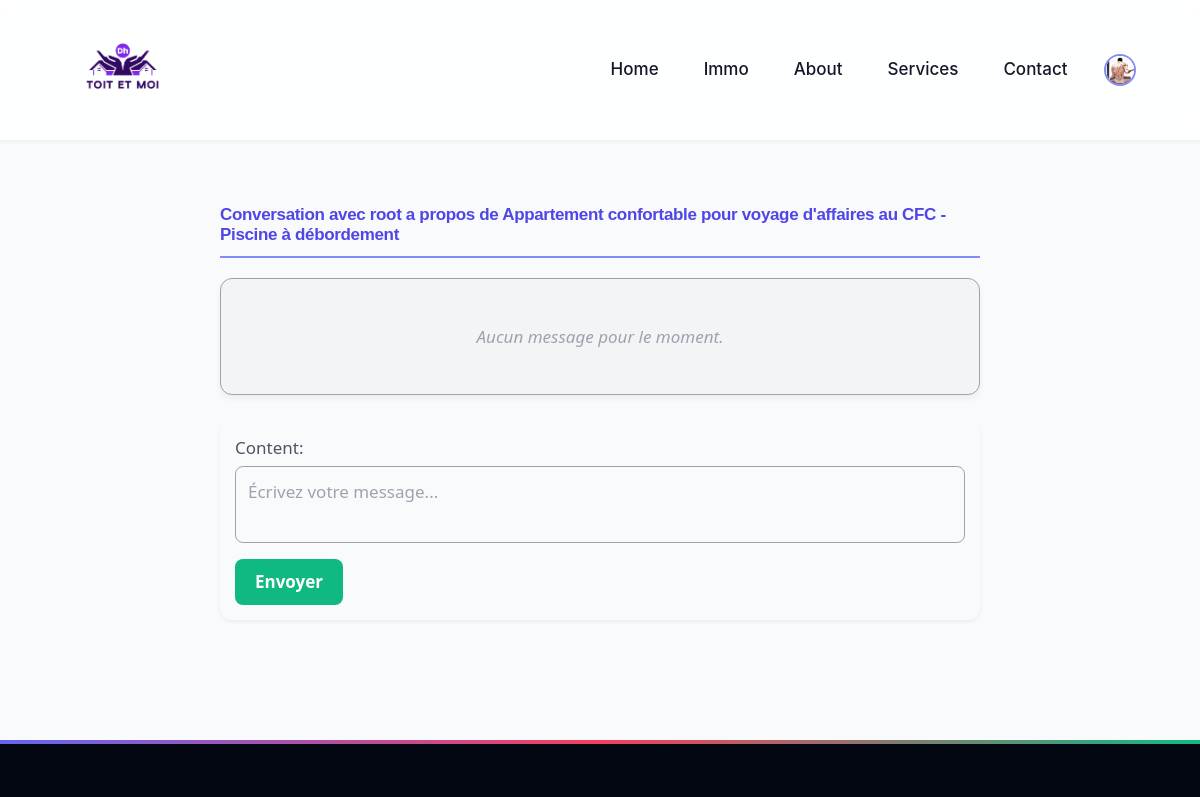
Page /messaging/17/1/ (signed in, upper part) on the earlier database version.
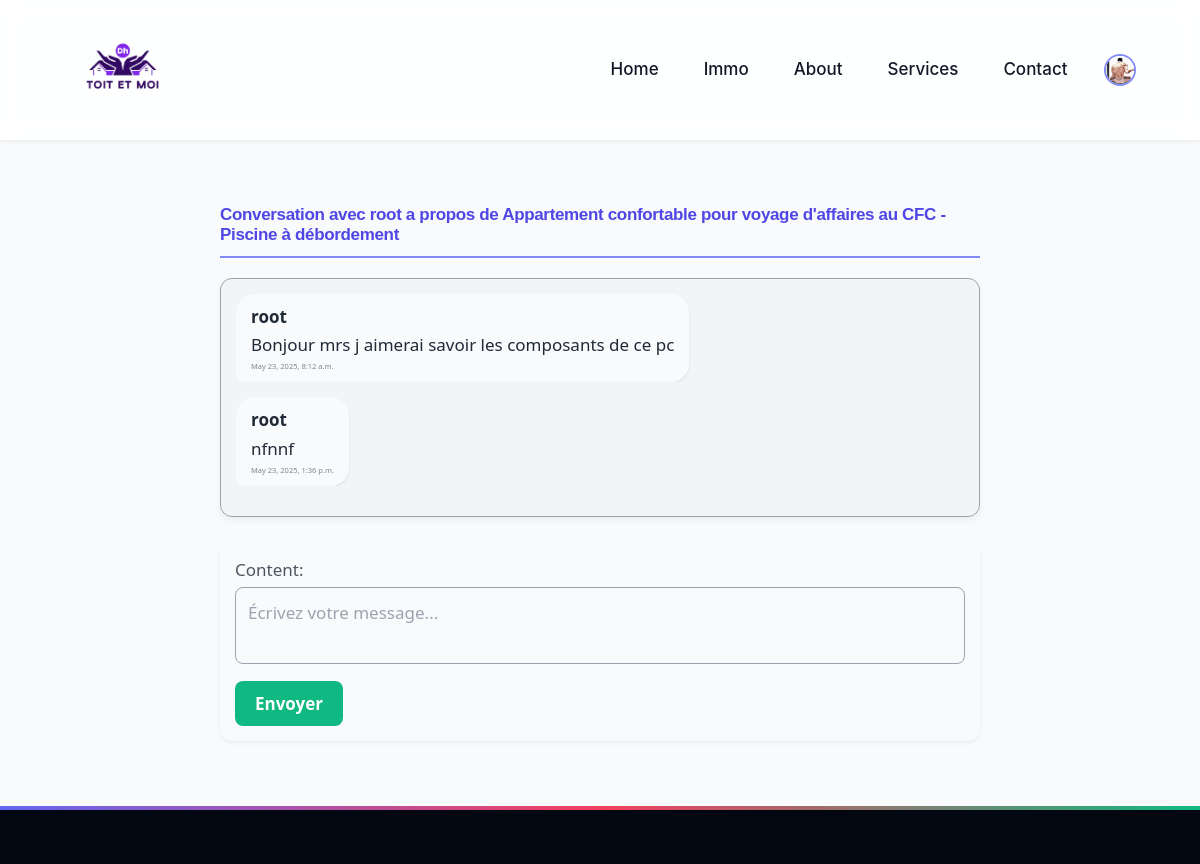
Same page on the later database version.
### app/models.py (models this page shows, shortened)
class Message(models.Model):
    sender = models.ForeignKey(settings.AUTH_USER_MODEL, related_name='sent_messages', on_delete=models.CASCADE )
    recipient = models.ForeignKey(settings.AUTH_USER_MODEL, related_name='received_messages', on_delete=models.CASCADE)
    bien = models.ForeignKey(BienImmo, related_name='messages', on_delete=models.CASCADE)
    content = models.TextField()
    timestamp = models.DateTimeField(auto_now_add=True)
    is_read = models.BooleanField(default=False)
    class Meta:
        ordering = ['timestamp']

class CustomUser(AbstractUser):
    status = [
        ('entrepreneur', 'entrepreneur'),
        ('client', ' client'),
        ('admin','admin'),
        ('visiteur','visiteur')
    ]
    status = models.CharField(max_length=50, default='visiteur', choices=status)
    profile_picture = models.ImageField(upload_to='locataire_profile_pics/',default='locataire_profile_pics/car-rental-vector-13423582.png', null=True, blank=True)
    phone_number = models.CharField(max_length=15, null=True, blank=True)
    date_of_birth = models.DateField(null=True, blank=True)
    address = models.CharField(max_length=255, null=True, blank=True)
    Carteid= models.CharField(max_length=100, null=True, blank=True)

### app/views.py (the view)
# urls.py: path('messaging/<int:bien_id>/<int:recipient_id>/', views.conversation, name='conversation'),
@login_required
def conversation(request, bien_id, recipient_id):
    bien = get_object_or_404(BienImmo, id=bien_id)
    recipient = get_object_or_404(CustomUser, id=recipient_id)
    messages_qs = Message.objects.filter(
        bien=bien,
        sender__in=[request.user, recipient],
        recipient__in=[request.user, recipient]
    ).order_by('timestamp')
    if request.method == 'POST':
        form = MessageForm(request.POST)
        if form.is_valid():
            msg = form.save(commit=False)
            msg.sender = request.user
            msg.recipient = recipient
            msg.bien = bien
            msg.save()
            return redirect('conversation', bien_id=bien.id, recipient_id=recipient.id)
    else:
        form = MessageForm()
    return render(request, 'messaging/conversation.html', {
        'messages': messages_qs,
        'form': form,
        'recipient': recipient,
        'bien': bien,
    })

### app/forms.py
class MessageForm(forms.ModelForm):
    class Meta:
        model = Message
        fields = ['content']
        widgets = {
            'content': forms.Textarea(attrs={'rows': 2, 'placeholder': 'Écrivez votre message...'})
        }

### templates/messaging/conversation.html (shortened to what this page needs)
{% extends 'base.html' %}
{% block content %}
<div class="conversation-container">
  <h2>Conversation avec {{ recipient.username }} a propos de {{ bien.name }}</h2>
  <div class="messages-container">
    {% for message in messages %}
      <div class="message {% if message.sender == request.user %}message-sent{% else %}message-received{% endif %}">
        <div class="message-bubble">
          <div class="message-username">{{ message.sender.username }}</div>
          <div class="message-content">{{ message.content }}</div>
          <span class="message-timestamp">{{ message.timestamp }}</span>
        </div>
      </div>
    {% empty %}
      <p class="no-messages">Aucun message pour le moment.</p>
    {% endfor %}
  </div>
  <form method="post" class="message-form">
    {{ form.as_p }}
    <button type="submit">Envoyer</button>
  </form>
</div>
{% endblock content %}

Differences in the rows shown:
added Message: sender.username "root", content "Bonjour mrs j aimerai savoir les composants de ce pc", timestamp "May 23, 2025, 8:12 a.m."
added Message: sender.username "root", content "nfnnf", timestamp "May 23, 2025, 1:36 p.m."
Other differences:
text no longer shown: "Aucun message pour le moment."
